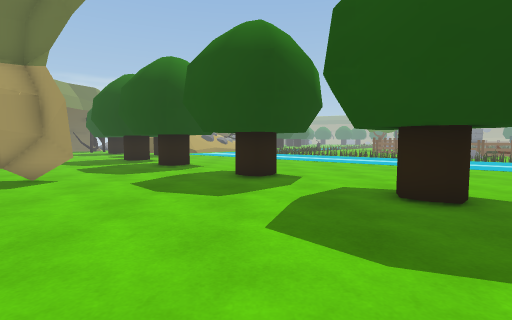
view 1 (above)

24 first-person views from a walk through a 3-D level made in the Unity game engine. The camera is 1.2 m above the floor, tilts 4° down and sees 85° across. The floor is counted in squares, 1 m on a side. Each view is taken from the middle of a square. On the plan, view 1 faces up. The plan holds only what a view shows up to about 13 squares ahead; the rest is blank. The place goes on beyond the plan.

view 2
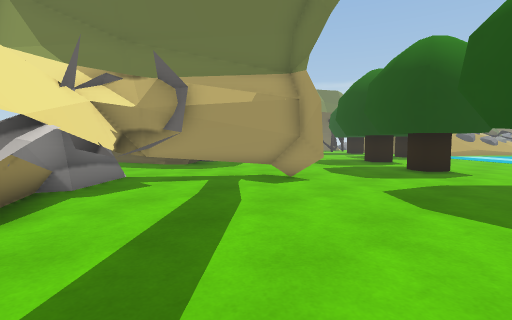

view 3
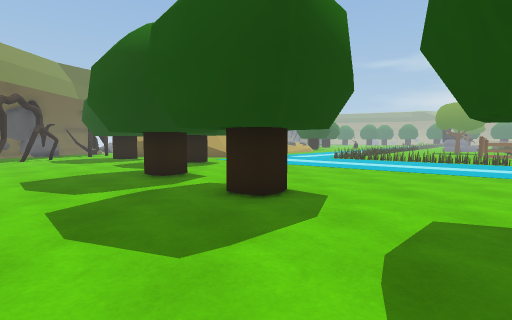

view 4
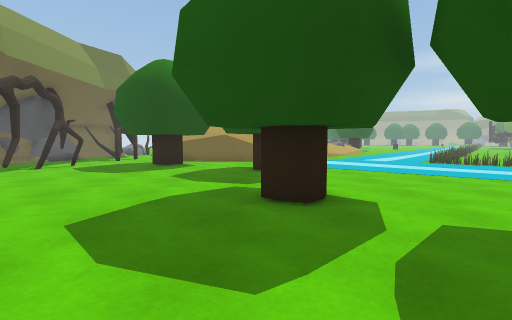

view 5
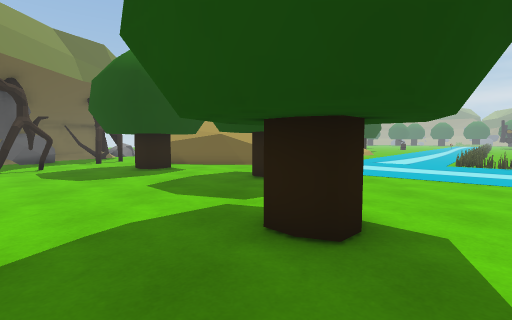

view 6
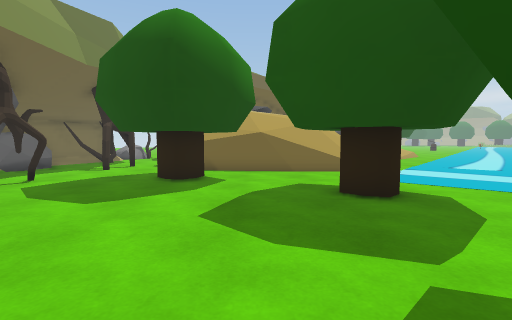

view 7
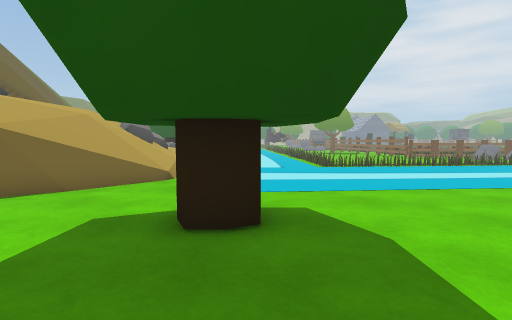

view 8
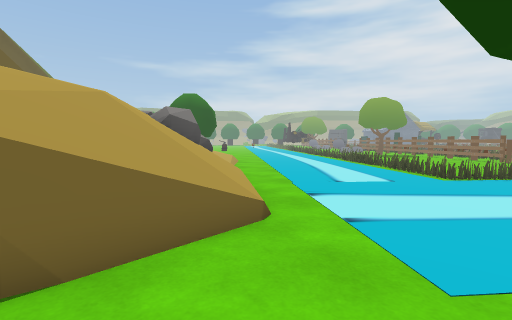

view 9
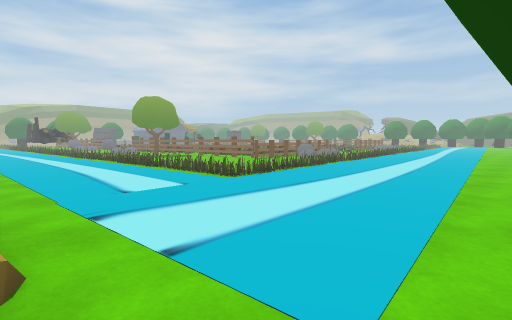

view 10
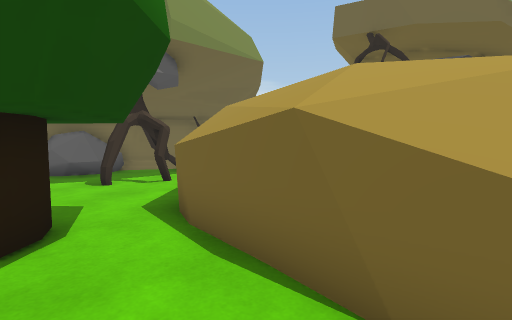

view 11
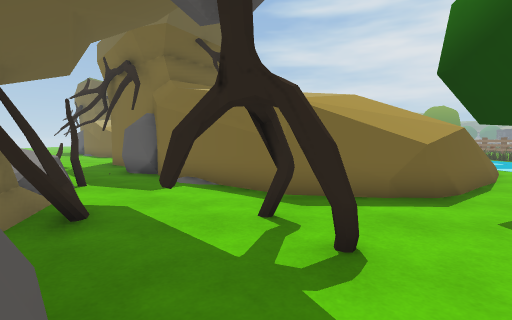

view 12
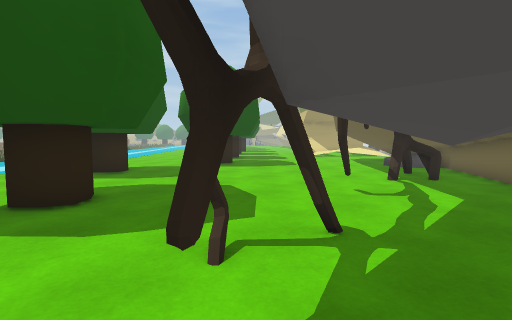

view 13
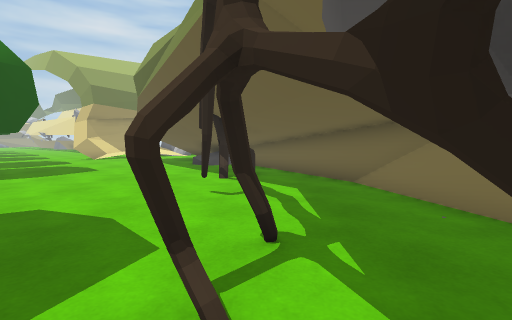

view 14
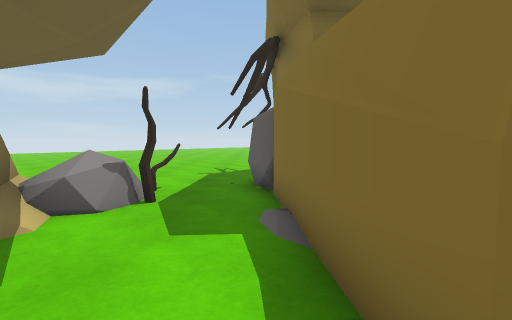

view 15
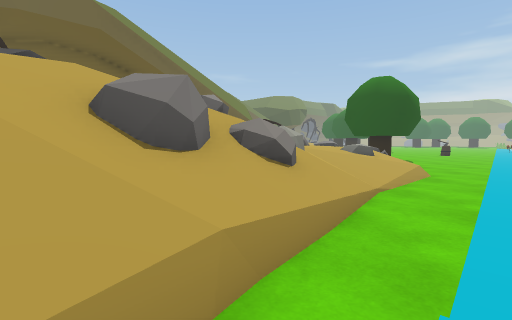

view 16
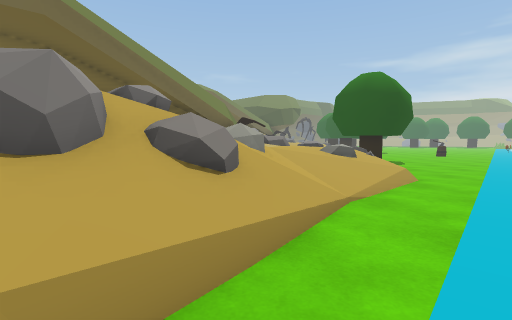

view 17
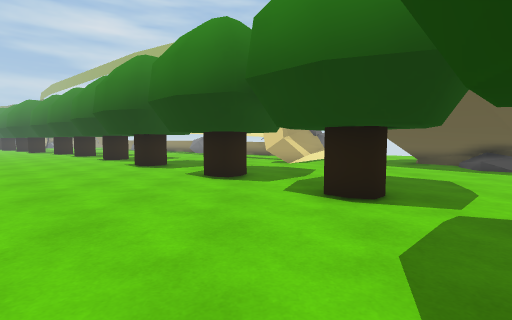

view 18
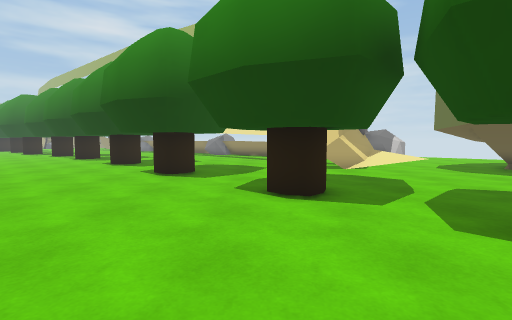

view 19
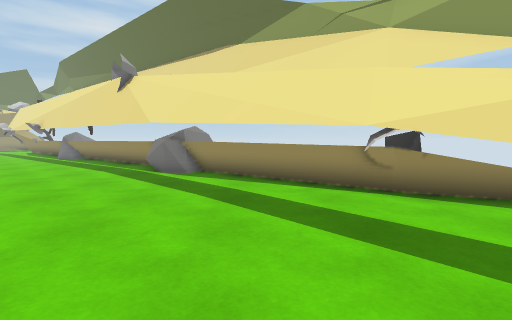

view 20
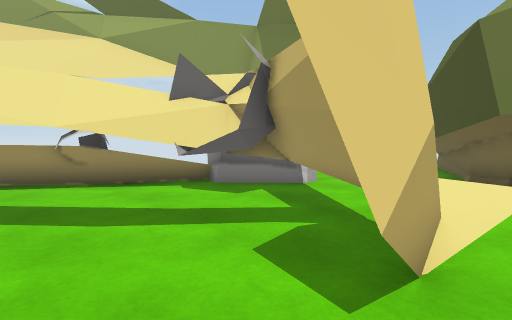

view 21
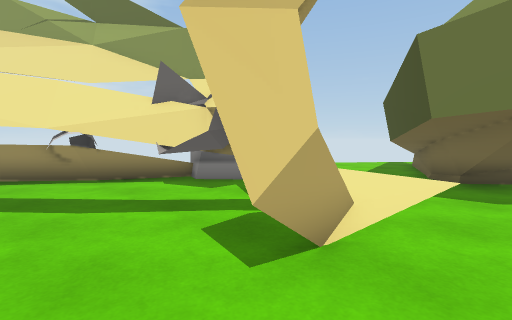

view 22
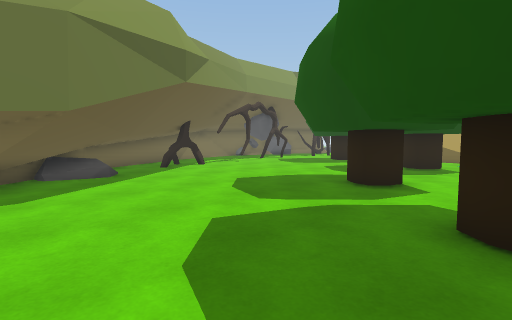

view 23
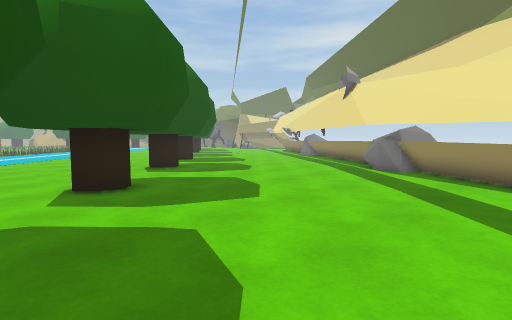

view 24
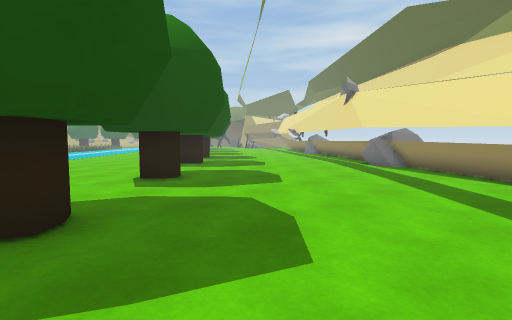

### Floor plan
Key: @ floor where view 1 was taken; # wall or solid block; . main floor; : floor 0.5 m higher than the main floor; + floor 1 m higher than the main floor; * floor 2.75 m higher than the main floor; / step, stairs or slope; = window, fence, low wall or low ledge; ~ liquid the walk can cross; ^ raised ledge; v drop or lower ground; T tree; H thing the floor can be seen under or through; O other object.
Columns run from 20 left of view 1 to 5 right of it. Each row starts with its distance up from view 1.
 41 ......        ##==      ..
 40 .... .#      ##/ =      ..
 39  .....      ##    ++   ...
 38  .....     ##/    ++   ...
 37   ...########     /////..~
 36   /=.#####       /////..~~
 35   =#..#/#=       ////..~~~
 34  O=...#/##      ////..~~~~
 33  #....#        ////..~~~~~
 32  ##...#       /////..~~~~~
 31  #=...# /*  ///=//..~~~~~~
 30 ##....#//////////..~~~~~~O
 29 #..HH..//////////.~~~~~~OO
 28 ##..H..#////////.~~~~~~.O
 27 ##.....TT=vv///.~~~~~~.O..
 26  .....TTTT.....~~~~~~.O...
 25   H...TTTT.....~~~~~~~OO..
 24  HHH..TTTT..TT.~~~~~~~~OO
 23 ...H....T..TTTT.~~~~~~~~OO
 22 ...........TTTT..~~~~~~~~.
 21 ............TT....~~~~~~~~
 20 ....#..............~~~~~~~
 19 #............T......~~~~~~
 18 # ...#......TTT.......~~~~
 17  # .#......TTTT........~~~
 16  ####.......TTT.........~~
 15   ###........T.TTT.......~
 14    =# .........TTTT.......
 13    =## .......TTTT........
 12     =## .......TTT........
 11     O####..........TTT....
 10      #####........TTTTT...
  9       .###//.......TTT....
  8       =###/::HH.....T.....
  7     =^##../:HH.........TTT
  6  ###  ...///#.........TTTT
  5    ... ..//##.........TTTT
  4     .. ..^/##..........TT.
  3           ^##.............
  2            #^##...........
  1             .=##..........
  0               .=##..@.....
 -1                .=^# ......
 -2                  ==  .....
 -3                   ==^#....
 -4                    ##^ ...
 -5                    # ^^ ..
 -6                       =^

Positions as (right, up) in squares from view 1, and headings:
1: (0, 0), facing up
2: (-1, 1), facing up-left
3: (-4, 7), facing up
4: (-8, 11), facing up
5: (-8, 13), facing up
6: (-10, 16), facing up
7: (-10, 19), facing up-right
8: (-9, 24), facing up-right
9: (-8, 25), facing right
10: (-8, 25), facing up-left
11: (-19, 26), facing up-right
12: (-19, 26), facing down-right
13: (-17, 26), facing down
14: (-15, 29), facing up
15: (-4, 27), facing up
16: (-3, 28), facing up
17: (-5, 23), facing down
18: (-3, 20), facing down
19: (-3, 7), facing down
20: (-4, 9), facing down-left
21: (-4, 10), facing down-left
22: (-4, 9), facing up-left
23: (-4, 8), facing down-right
24: (-5, 10), facing down-right
